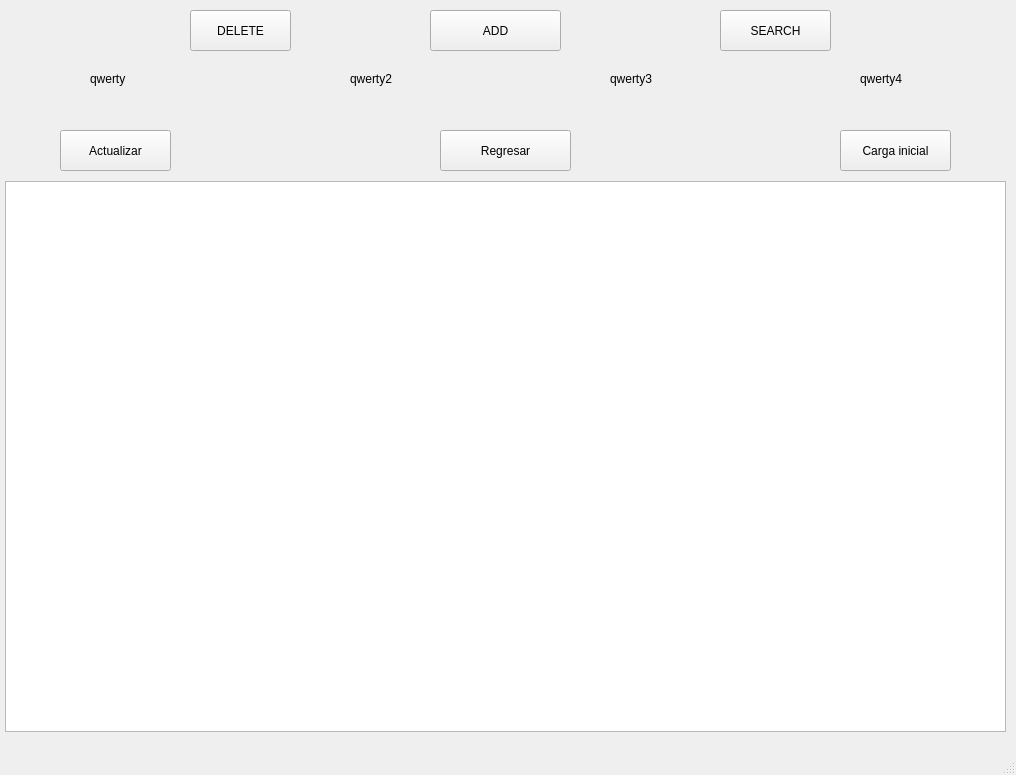
<?xml version="1.0" encoding="UTF-8"?>
<ui version="4.0">
 <class>MainWindow</class>
 <widget class="QMainWindow" name="MainWindow">
  <property name="geometry">
   <rect>
    <x>0</x>
    <y>0</y>
    <width>1016</width>
    <height>775</height>
   </rect>
  </property>
  <property name="windowTitle">
   <string>MainWindow</string>
  </property>
  <widget class="QWidget" name="centralwidget">
   <widget class="QTableView" name="tableView">
    <property name="geometry">
     <rect>
      <x>5</x>
      <y>181</y>
      <width>1001</width>
      <height>551</height>
     </rect>
    </property>
   </widget>
   <widget class="QLabel" name="outputCodigo">
    <property name="geometry">
     <rect>
      <x>90</x>
      <y>70</y>
      <width>67</width>
      <height>17</height>
     </rect>
    </property>
    <property name="text">
     <string>qwerty</string>
    </property>
   </widget>
   <widget class="QLabel" name="outputNombre">
    <property name="geometry">
     <rect>
      <x>350</x>
      <y>70</y>
      <width>67</width>
      <height>17</height>
     </rect>
    </property>
    <property name="text">
     <string>qwerty2</string>
    </property>
   </widget>
   <widget class="QLabel" name="outputCarrera">
    <property name="geometry">
     <rect>
      <x>610</x>
      <y>70</y>
      <width>67</width>
      <height>17</height>
     </rect>
    </property>
    <property name="text">
     <string>qwerty3</string>
    </property>
   </widget>
   <widget class="QLabel" name="OuputCiclo">
    <property name="geometry">
     <rect>
      <x>860</x>
      <y>70</y>
      <width>67</width>
      <height>17</height>
     </rect>
    </property>
    <property name="text">
     <string>qwerty4</string>
    </property>
   </widget>
   <widget class="QPushButton" name="pushButton_ADD">
    <property name="geometry">
     <rect>
      <x>430</x>
      <y>10</y>
      <width>131</width>
      <height>41</height>
     </rect>
    </property>
    <property name="text">
     <string>ADD</string>
    </property>
   </widget>
   <widget class="QPushButton" name="pushButton_5">
    <property name="geometry">
     <rect>
      <x>60</x>
      <y>130</y>
      <width>111</width>
      <height>41</height>
     </rect>
    </property>
    <property name="text">
     <string>Actualizar</string>
    </property>
   </widget>
   <widget class="QPushButton" name="pushButton_6">
    <property name="geometry">
     <rect>
      <x>840</x>
      <y>130</y>
      <width>111</width>
      <height>41</height>
     </rect>
    </property>
    <property name="text">
     <string>Carga inicial</string>
    </property>
   </widget>
   <widget class="QPushButton" name="pushButton_7">
    <property name="geometry">
     <rect>
      <x>190</x>
      <y>10</y>
      <width>101</width>
      <height>41</height>
     </rect>
    </property>
    <property name="text">
     <string>DELETE</string>
    </property>
   </widget>
   <widget class="QPushButton" name="pushButton_8">
    <property name="geometry">
     <rect>
      <x>720</x>
      <y>10</y>
      <width>111</width>
      <height>41</height>
     </rect>
    </property>
    <property name="text">
     <string>SEARCH</string>
    </property>
   </widget>
   <widget class="QPushButton" name="pushButton">
    <property name="geometry">
     <rect>
      <x>440</x>
      <y>130</y>
      <width>131</width>
      <height>41</height>
     </rect>
    </property>
    <property name="text">
     <string>Regresar</string>
    </property>
   </widget>
  </widget>
  <widget class="QMenuBar" name="menubar">
   <property name="geometry">
    <rect>
     <x>0</x>
     <y>0</y>
     <width>1016</width>
     <height>22</height>
    </rect>
   </property>
  </widget>
  <widget class="QStatusBar" name="statusbar"/>
 </widget>
 <resources/>
 <connections/>
</ui>
